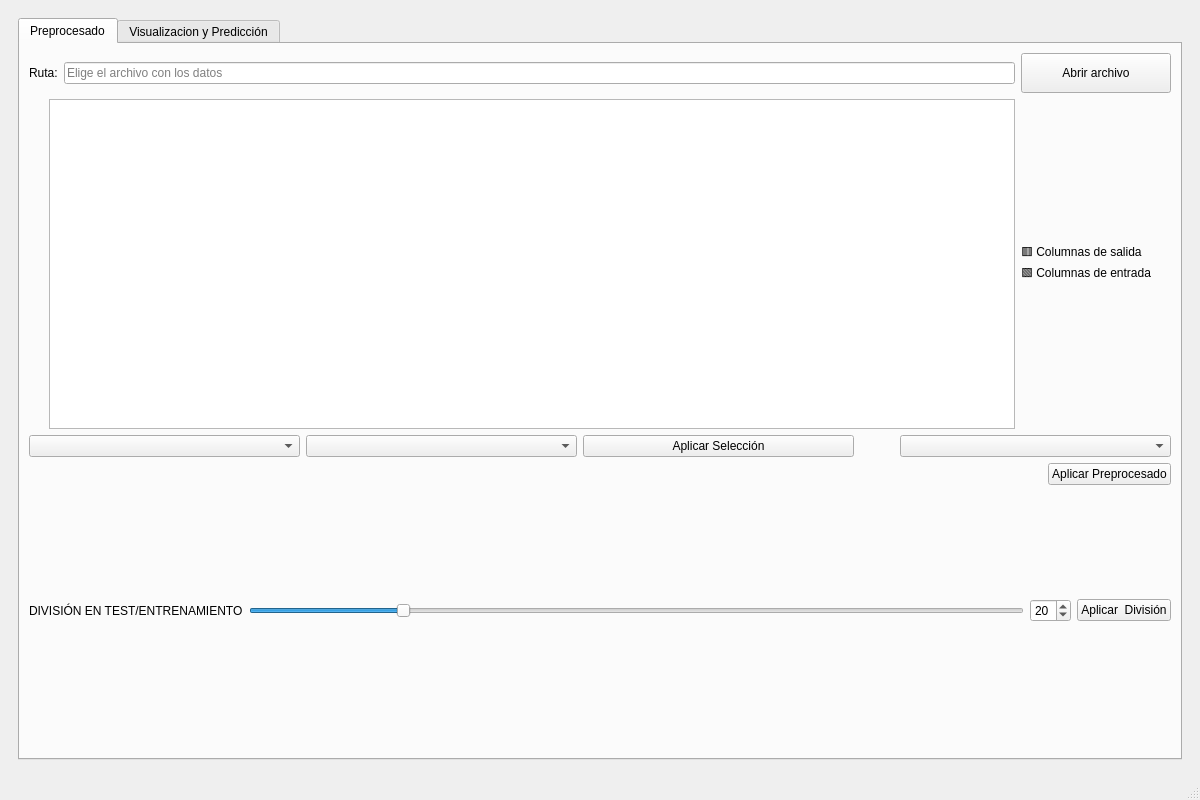
<?xml version="1.0" encoding="UTF-8"?>
<ui version="4.0">
 <class>MainWindow</class>
 <widget class="QMainWindow" name="MainWindow">
  <property name="geometry">
   <rect>
    <x>0</x>
    <y>0</y>
    <width>1200</width>
    <height>800</height>
   </rect>
  </property>
  <property name="sizePolicy">
   <sizepolicy hsizetype="Expanding" vsizetype="Expanding">
    <horstretch>0</horstretch>
    <verstretch>0</verstretch>
   </sizepolicy>
  </property>
  <property name="minimumSize">
   <size>
    <width>1200</width>
    <height>800</height>
   </size>
  </property>
  <property name="windowTitle">
   <string>MainWindow</string>
  </property>
  <property name="windowIcon">
   <iconset>
    <normaloff>iconoApp.png</normaloff>iconoApp.png</iconset>
  </property>
  <widget class="QWidget" name="centralwidget">
   <property name="sizePolicy">
    <sizepolicy hsizetype="Expanding" vsizetype="Expanding">
     <horstretch>0</horstretch>
     <verstretch>0</verstretch>
    </sizepolicy>
   </property>
   <property name="minimumSize">
    <size>
     <width>800</width>
     <height>600</height>
    </size>
   </property>
   <layout class="QHBoxLayout" name="horizontalLayout_6">
    <item>
     <widget class="QWidget" name="widget" native="true">
      <property name="enabled">
       <bool>true</bool>
      </property>
      <property name="sizePolicy">
       <sizepolicy hsizetype="Expanding" vsizetype="Expanding">
        <horstretch>0</horstretch>
        <verstretch>0</verstretch>
       </sizepolicy>
      </property>
      <layout class="QVBoxLayout" name="verticalLayout">
       <item>
        <widget class="QTabWidget" name="conjuntoTabs">
         <property name="toolTipDuration">
          <number>-1</number>
         </property>
         <property name="currentIndex">
          <number>0</number>
         </property>
         <widget class="QWidget" name="tabPrep">
          <property name="toolTip">
           <string/>
          </property>
          <property name="statusTip">
           <string/>
          </property>
          <property name="whatsThis">
           <string/>
          </property>
          <property name="accessibleName">
           <string/>
          </property>
          <attribute name="title">
           <string>Preprocesado</string>
          </attribute>
          <layout class="QVBoxLayout" name="verticalLayout_4">
           <item>
            <layout class="QHBoxLayout" name="layoutSuperior">
             <item>
              <widget class="QLabel" name="lblRutaArchivo">
               <property name="text">
                <string>Ruta:</string>
               </property>
              </widget>
             </item>
             <item>
              <widget class="QLineEdit" name="lineEditRutaArchivo">
               <property name="readOnly">
                <bool>true</bool>
               </property>
               <property name="placeholderText">
                <string>Elige el archivo con los datos</string>
               </property>
              </widget>
             </item>
             <item>
              <widget class="QPushButton" name="btnInsertarArchivo">
               <property name="minimumSize">
                <size>
                 <width>150</width>
                 <height>40</height>
                </size>
               </property>
               <property name="text">
                <string>Abrir archivo</string>
               </property>
              </widget>
             </item>
            </layout>
           </item>
           <item>
            <layout class="QHBoxLayout" name="AjustarTabla">
             <property name="leftMargin">
              <number>0</number>
             </property>
             <property name="topMargin">
              <number>0</number>
             </property>
             <item>
              <spacer name="verticalSpacer_3">
               <property name="orientation">
                <enum>Qt::Vertical</enum>
               </property>
               <property name="sizeHint" stdset="0">
                <size>
                 <width>20</width>
                 <height>40</height>
                </size>
               </property>
              </spacer>
             </item>
             <item alignment="Qt::AlignVCenter">
              <widget class="QTableView" name="tableViewDataFrame">
               <property name="minimumSize">
                <size>
                 <width>0</width>
                 <height>330</height>
                </size>
               </property>
               <property name="layoutDirection">
                <enum>Qt::LeftToRight</enum>
               </property>
               <property name="autoFillBackground">
                <bool>false</bool>
               </property>
               <property name="alternatingRowColors">
                <bool>true</bool>
               </property>
               <property name="sortingEnabled">
                <bool>true</bool>
               </property>
              </widget>
             </item>
             <item>
              <widget class="QLabel" name="label">
               <property name="text">
                <string>🟥 Columnas de salida
🟩 Columnas de entrada</string>
               </property>
              </widget>
             </item>
             <item>
              <layout class="QVBoxLayout" name="verticalLayout_2"/>
             </item>
             <item>
              <spacer name="verticalSpacer_9">
               <property name="orientation">
                <enum>Qt::Vertical</enum>
               </property>
               <property name="sizeHint" stdset="0">
                <size>
                 <width>20</width>
                 <height>40</height>
                </size>
               </property>
              </spacer>
             </item>
            </layout>
           </item>
           <item>
            <layout class="QVBoxLayout" name="ConjuntoPreprocesado">
             <property name="topMargin">
              <number>0</number>
             </property>
             <item>
              <layout class="QHBoxLayout" name="layoutBotones">
               <item>
                <widget class="QComboBox" name="cmbEntrada"/>
               </item>
               <item>
                <widget class="QComboBox" name="cmbSalida"/>
               </item>
               <item>
                <widget class="QPushButton" name="btnConfirmar">
                 <property name="text">
                  <string>Aplicar Selección</string>
                 </property>
                </widget>
               </item>
               <item>
                <spacer name="horizontalSpacer_9">
                 <property name="orientation">
                  <enum>Qt::Horizontal</enum>
                 </property>
                 <property name="sizeType">
                  <enum>QSizePolicy::Preferred</enum>
                 </property>
                 <property name="sizeHint" stdset="0">
                  <size>
                   <width>40</width>
                   <height>20</height>
                  </size>
                 </property>
                </spacer>
               </item>
               <item>
                <widget class="QComboBox" name="cmbOpcionesPreprocesado"/>
               </item>
              </layout>
             </item>
             <item>
              <layout class="QHBoxLayout" name="horizontalBotonPreprocesado">
               <property name="leftMargin">
                <number>0</number>
               </property>
               <property name="topMargin">
                <number>0</number>
               </property>
               <item>
                <spacer name="horizontalSpacer_10">
                 <property name="orientation">
                  <enum>Qt::Horizontal</enum>
                 </property>
                 <property name="sizeHint" stdset="0">
                  <size>
                   <width>40</width>
                   <height>20</height>
                  </size>
                 </property>
                </spacer>
               </item>
               <item>
                <widget class="QPushButton" name="botonAplicarPreprocesado">
                 <property name="text">
                  <string>Aplicar Preprocesado</string>
                 </property>
                </widget>
               </item>
              </layout>
             </item>
            </layout>
           </item>
           <item>
            <spacer name="horizontalSpacer_4">
             <property name="orientation">
              <enum>Qt::Horizontal</enum>
             </property>
             <property name="sizeHint" stdset="0">
              <size>
               <width>526</width>
               <height>20</height>
              </size>
             </property>
            </spacer>
           </item>
           <item>
            <spacer name="spacer_tabla">
             <property name="orientation">
              <enum>Qt::Vertical</enum>
             </property>
             <property name="sizeHint" stdset="0">
              <size>
               <width>30</width>
               <height>60</height>
              </size>
             </property>
            </spacer>
           </item>
           <item>
            <layout class="QHBoxLayout" name="conjuntoDatosGrafica">
             <item>
              <widget class="QLabel" name="lblDivision">
               <property name="text">
                <string>DIVISIÓN EN TEST/ENTRENAMIENTO</string>
               </property>
              </widget>
             </item>
             <item>
              <widget class="QSlider" name="sliderProporcionTest">
               <property name="inputMethodHints">
                <set>Qt::ImhNone</set>
               </property>
               <property name="minimum">
                <number>1</number>
               </property>
               <property name="value">
                <number>20</number>
               </property>
               <property name="orientation">
                <enum>Qt::Horizontal</enum>
               </property>
              </widget>
             </item>
             <item>
              <widget class="QSpinBox" name="numeroSliderTest">
               <property name="minimum">
                <number>1</number>
               </property>
               <property name="value">
                <number>20</number>
               </property>
              </widget>
             </item>
             <item>
              <widget class="QPushButton" name="botonDividirTest">
               <property name="text">
                <string>Aplicar  División</string>
               </property>
              </widget>
             </item>
            </layout>
           </item>
           <item>
            <widget class="QLabel" name="lblDatosDivision">
             <property name="text">
              <string/>
             </property>
            </widget>
           </item>
           <item>
            <spacer name="horizontalSpacer_3">
             <property name="orientation">
              <enum>Qt::Horizontal</enum>
             </property>
             <property name="sizeHint" stdset="0">
              <size>
               <width>526</width>
               <height>20</height>
              </size>
             </property>
            </spacer>
           </item>
           <item>
            <spacer name="SpacerTablaInf">
             <property name="orientation">
              <enum>Qt::Vertical</enum>
             </property>
             <property name="sizeHint" stdset="0">
              <size>
               <width>20</width>
               <height>35</height>
              </size>
             </property>
            </spacer>
           </item>
          </layout>
         </widget>
         <widget class="QWidget" name="tabVis">
          <attribute name="title">
           <string>Visualizacion y Predicción</string>
          </attribute>
          <layout class="QHBoxLayout" name="horizontalLayout_2">
           <item>
            <layout class="QVBoxLayout" name="verticalLayout_7">
             <property name="leftMargin">
              <number>0</number>
             </property>
             <item>
              <layout class="QHBoxLayout" name="horizontalLayout_4">
               <property name="leftMargin">
                <number>0</number>
               </property>
               <property name="topMargin">
                <number>0</number>
               </property>
               <item>
                <widget class="QLabel" name="lblRutaCargar">
                 <property name="text">
                  <string>Ruta</string>
                 </property>
                </widget>
               </item>
               <item>
                <widget class="QLineEdit" name="lineRutaCargar">
                 <property name="acceptDrops">
                  <bool>false</bool>
                 </property>
                 <property name="text">
                  <string>Se debe elegir un archivo .pkl</string>
                 </property>
                 <property name="readOnly">
                  <bool>true</bool>
                 </property>
                 <property name="placeholderText">
                  <string>Se debe elegir una ruta</string>
                 </property>
                </widget>
               </item>
               <item>
                <widget class="QPushButton" name="btnCargarModelo">
                 <property name="text">
                  <string>Cargar Modelo</string>
                 </property>
                </widget>
               </item>
              </layout>
             </item>
             <item>
              <layout class="QHBoxLayout" name="horizontalLayout">
               <item>
                <layout class="QVBoxLayout" name="zonaUser">
                 <item>
                  <layout class="QVBoxLayout" name="zonaCreadora">
                   <item>
                    <layout class="QHBoxLayout" name="zonaCargarGuardar">
                     <item>
                      <widget class="QPushButton" name="btnGuardarModelo">
                       <property name="text">
                        <string>Guardar Modelo</string>
                       </property>
                      </widget>
                     </item>
                    </layout>
                   </item>
                   <item>
                    <widget class="QProgressBar" name="barraProgreso">
                     <property name="sizePolicy">
                      <sizepolicy hsizetype="Minimum" vsizetype="Fixed">
                       <horstretch>0</horstretch>
                       <verstretch>0</verstretch>
                      </sizepolicy>
                     </property>
                     <property name="value">
                      <number>0</number>
                     </property>
                    </widget>
                   </item>
                  </layout>
                 </item>
                 <item>
                  <layout class="QVBoxLayout" name="zonaDatos">
                   <item>
                    <widget class="QGroupBox" name="propiedadesModelo">
                     <property name="sizePolicy">
                      <sizepolicy hsizetype="Minimum" vsizetype="Expanding">
                       <horstretch>0</horstretch>
                       <verstretch>0</verstretch>
                      </sizepolicy>
                     </property>
                     <property name="title">
                      <string>Propiedades del Modelo</string>
                     </property>
                     <layout class="QVBoxLayout" name="verticalLayout_3">
                      <item>
                       <widget class="QLabel" name="labelR2Test">
                        <property name="text">
                         <string>Placeholder R2 Test</string>
                        </property>
                       </widget>
                      </item>
                      <item>
                       <spacer name="verticalSpacer_4">
                        <property name="orientation">
                         <enum>Qt::Vertical</enum>
                        </property>
                        <property name="sizeType">
                         <enum>QSizePolicy::Ignored</enum>
                        </property>
                        <property name="sizeHint" stdset="0">
                         <size>
                          <width>20</width>
                          <height>40</height>
                         </size>
                        </property>
                       </spacer>
                      </item>
                      <item>
                       <spacer name="verticalSpacer_5">
                        <property name="orientation">
                         <enum>Qt::Vertical</enum>
                        </property>
                        <property name="sizeHint" stdset="0">
                         <size>
                          <width>20</width>
                          <height>40</height>
                         </size>
                        </property>
                       </spacer>
                      </item>
                      <item>
                       <widget class="QLabel" name="labelFormula">
                        <property name="text">
                         <string>Placeholder Fórmula</string>
                        </property>
                       </widget>
                      </item>
                     </layout>
                    </widget>
                   </item>
                   <item>
                    <spacer name="verticalSpacer">
                     <property name="orientation">
                      <enum>Qt::Vertical</enum>
                     </property>
                     <property name="sizeType">
                      <enum>QSizePolicy::Preferred</enum>
                     </property>
                     <property name="sizeHint" stdset="0">
                      <size>
                       <width>20</width>
                       <height>40</height>
                      </size>
                     </property>
                    </spacer>
                   </item>
                   <item>
                    <widget class="QLabel" name="label_2">
                     <property name="text">
                      <string> Descripción Modelo:</string>
                     </property>
                    </widget>
                   </item>
                   <item>
                    <widget class="QPlainTextEdit" name="textDescribirModelo">
                     <property name="sizePolicy">
                      <sizepolicy hsizetype="Minimum" vsizetype="Expanding">
                       <horstretch>0</horstretch>
                       <verstretch>0</verstretch>
                      </sizepolicy>
                     </property>
                    </widget>
                   </item>
                   <item>
                    <spacer name="verticalSpacer_2">
                     <property name="orientation">
                      <enum>Qt::Vertical</enum>
                     </property>
                     <property name="sizeType">
                      <enum>QSizePolicy::Minimum</enum>
                     </property>
                     <property name="sizeHint" stdset="0">
                      <size>
                       <width>20</width>
                       <height>40</height>
                      </size>
                     </property>
                    </spacer>
                   </item>
                   <item>
                    <layout class="QHBoxLayout" name="horizontalLayout_3">
                     <item>
                      <widget class="QLabel" name="labelEntradaActual">
                       <property name="sizePolicy">
                        <sizepolicy hsizetype="Minimum" vsizetype="Preferred">
                         <horstretch>0</horstretch>
                         <verstretch>0</verstretch>
                        </sizepolicy>
                       </property>
                       <property name="text">
                        <string>Nombres columnas</string>
                       </property>
                      </widget>
                     </item>
                     <item>
                      <widget class="QDoubleSpinBox" name="spinBoxEntrada">
                       <property name="sizePolicy">
                        <sizepolicy hsizetype="Fixed" vsizetype="Fixed">
                         <horstretch>0</horstretch>
                         <verstretch>0</verstretch>
                        </sizepolicy>
                       </property>
                       <property name="minimumSize">
                        <size>
                         <width>100</width>
                         <height>0</height>
                        </size>
                       </property>
                       <property name="minimum">
                        <double>-1000000000000000019884624838656.000000000000000</double>
                       </property>
                       <property name="maximum">
                        <double>99999999999999991611392.000000000000000</double>
                       </property>
                      </widget>
                     </item>
                     <item>
                      <widget class="QPushButton" name="btnAplicarPrediccion">
                       <property name="sizePolicy">
                        <sizepolicy hsizetype="Maximum" vsizetype="Fixed">
                         <horstretch>0</horstretch>
                         <verstretch>0</verstretch>
                        </sizepolicy>
                       </property>
                       <property name="text">
                        <string>Predecir</string>
                       </property>
                      </widget>
                     </item>
                    </layout>
                   </item>
                   <item>
                    <widget class="QLabel" name="labelPrediccion">
                     <property name="text">
                      <string>Resultado Predicción</string>
                     </property>
                    </widget>
                   </item>
                  </layout>
                 </item>
                </layout>
               </item>
               <item>
                <widget class="QWidget" name="placeholderGrafica" native="true">
                 <property name="sizePolicy">
                  <sizepolicy hsizetype="MinimumExpanding" vsizetype="Preferred">
                   <horstretch>0</horstretch>
                   <verstretch>0</verstretch>
                  </sizepolicy>
                 </property>
                </widget>
               </item>
               <item>
                <widget class="QWidget" name="placeholderCorrelacion" native="true">
                 <property name="sizePolicy">
                  <sizepolicy hsizetype="MinimumExpanding" vsizetype="Preferred">
                   <horstretch>0</horstretch>
                   <verstretch>0</verstretch>
                  </sizepolicy>
                 </property>
                </widget>
               </item>
              </layout>
             </item>
            </layout>
           </item>
          </layout>
         </widget>
        </widget>
       </item>
      </layout>
     </widget>
    </item>
   </layout>
  </widget>
  <widget class="QMenuBar" name="menubar">
   <property name="geometry">
    <rect>
     <x>0</x>
     <y>0</y>
     <width>1200</width>
     <height>22</height>
    </rect>
   </property>
  </widget>
  <widget class="QStatusBar" name="statusbar"/>
 </widget>
 <resources/>
 <connections/>
</ui>
